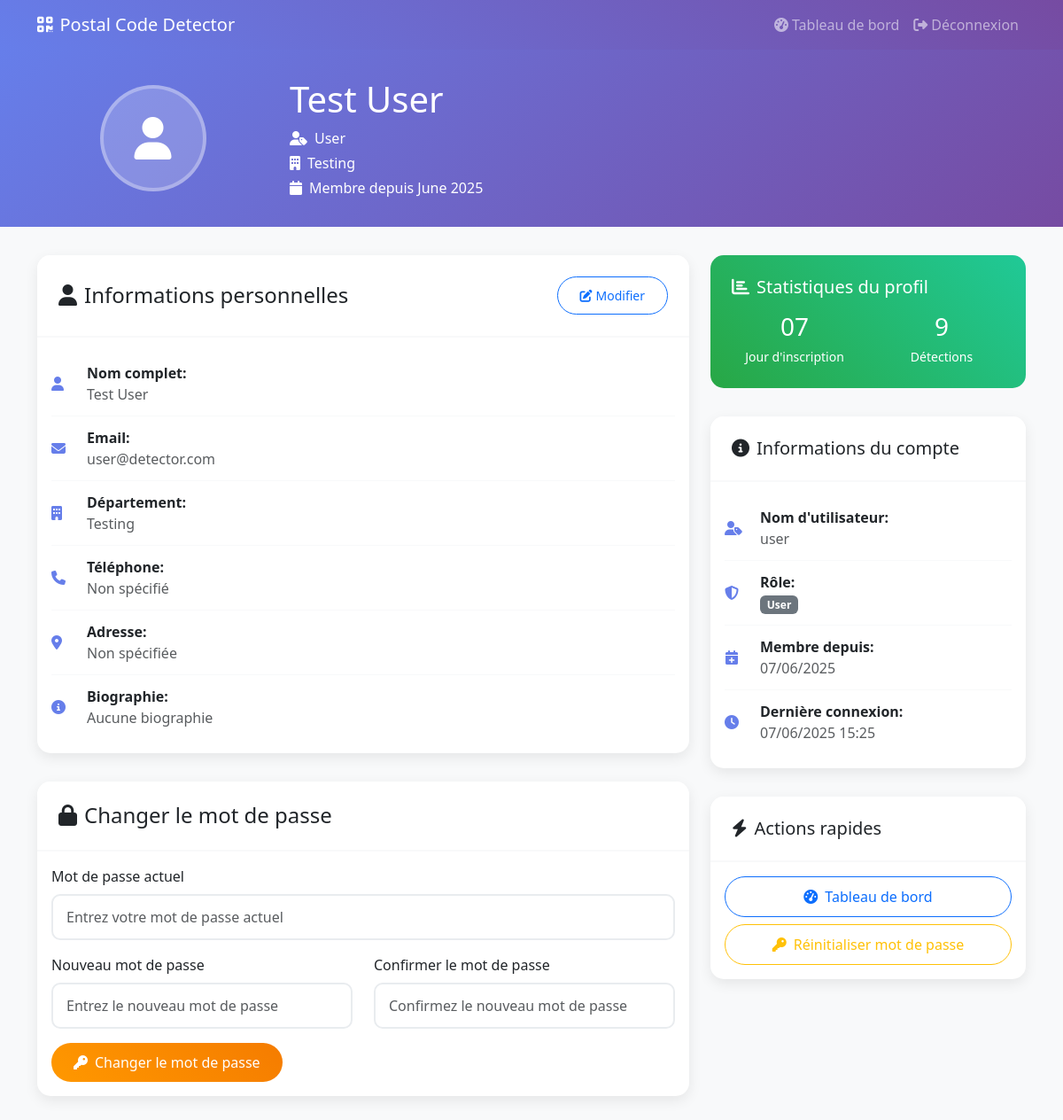
Screenshot of /profile (signed in) with the database file from the repository.
### models.py (models this page shows, shortened)
class User(db.Model):
    __tablename__ = 'users'
    id = db.Column(db.Integer, primary_key=True)
    username = db.Column(db.String(80), unique=True, nullable=False)
    password = db.Column(db.String(255), nullable=False)
    role = db.Column(db.String(20), nullable=False, default='user')
    is_approved = db.Column(db.Boolean, default=True)
    full_name = db.Column(db.String(100), nullable=True)
    email = db.Column(db.String(120), nullable=True)
    department = db.Column(db.String(50), nullable=True)
    phone = db.Column(db.String(20), nullable=True)
    address = db.Column(db.Text, nullable=True)
    bio = db.Column(db.Text, nullable=True)
    profile_updated_at = db.Column(db.DateTime, nullable=True)
    created_at = db.Column(db.DateTime, default=datetime.utcnow)
    last_login = db.Column(db.DateTime, nullable=True)
    password_reset_at = db.Column(db.DateTime, nullable=True)  # Track password reset history
    detections = db.relationship('Detection', backref='user', lazy=True)

### app_with_db.py (the view, shortened to what this page needs)
@app.route('/profile', methods=['GET', 'POST'])
@login_required
def profile():
    user = User.query.filter_by(username=session['username']).first()
    if not user:
        flash('User not found', 'error')
        return redirect(url_for('login'))
    action = request.form.get('action', 'view')
    try:
        profile_form = ProfileUpdateForm(user)
        password_form = PasswordChangeForm(user)
    except:
        profile_form = None
        password_form = None
    return render_template('profile.html',
                         user=user,
                         profile_form=profile_form,
                         password_form=password_form)

### app_with_db.py (called while the page is built)
def login_required(f):
    @wraps(f)
    def decorated_function(*args, **kwargs):
        if 'username' not in session:
            flash('Please log in to access this page', 'danger')
            return redirect(url_for('login'))
        return f(*args, **kwargs)
    return decorated_function

### templates/profile.html (shortened to what this page needs)
<!DOCTYPE html>
<html lang="fr">
<head>
    <link href="https://cdn.jsdelivr.net/npm/bootstrap@5.3.0-alpha1/dist/css/bootstrap.min.css" rel="stylesheet">
    <link rel="stylesheet" href="https://cdnjs.cloudflare.com/ajax/libs/font-awesome/6.4.0/css/all.min.css">
</head>
<body>
    <nav class="navbar navbar-expand-lg navbar-dark" style="background: linear-gradient(45deg, #667eea, #764ba2);">
        <div class="container">
            <a class="navbar-brand" href="{{ url_for('user_dashboard' if session.role == 'user' else 'admin_dashboard') }}">
                <i class="fas fa-qrcode me-2"></i>Postal Code Detector
            </a>
            <div class="navbar-nav ms-auto">
                <a class="nav-link" href="{{ url_for('user_dashboard' if session.role == 'user' else 'admin_dashboard') }}">
                    <i class="fas fa-tachometer-alt me-1"></i>Tableau de bord
                </a>
                <a class="nav-link" href="{{ url_for('logout') }}">
                    <i class="fas fa-sign-out-alt me-1"></i>Déconnexion
                </a>
            </div>
        </div>
    </nav>
            <div class="profile-header">
        <div class="container">
            <div class="row align-items-center">
                <div class="col-md-3 text-center">
                    <div class="profile-avatar mx-auto">
                    <i class="fas fa-user"></i>
                    </div>
                </div>
                <div class="col-md-9">
                    <h1 class="mb-2">{{ user.full_name or user.username }}</h1>
                    <p class="mb-1"><i class="fas fa-user-tag me-2"></i>{{ user.role.title() }}</p>
                    <p class="mb-1"><i class="fas fa-building me-2"></i>{{ user.department or 'Non spécifié' }}</p>
                    <p class="mb-0"><i class="fas fa-calendar me-2"></i>Membre depuis {{ user.created_at.strftime('%B %Y') if user.created_at else 'N/A' }}</p>
                </div>
            </div>
        </div>
    </div>
    <div class="container">
                <div class="row">
            <div class="col-lg-8">
                <div class="card fade-in">
                    <div class="card-header d-flex justify-content-between align-items-center">
                        <h4 class="mb-0"><i class="fas fa-user me-2"></i>Informations personnelles</h4>
                        <button class="btn btn-outline-primary btn-sm" id="toggleEditBtn" onclick="toggleEditMode()">
                            <i class="fas fa-edit me-1"></i>Modifier
                        </button>
                    </div>
                    <div class="card-body">
                        <div id="viewMode" class="view-mode">
                            <div class="profile-info-item">
                                <div class="profile-info-icon">
                                    <i class="fas fa-user"></i>
                                </div>
                                <div class="flex-grow-1">
                                    <strong>Nom complet:</strong><br>
                                    <span class="text-muted">{{ user.full_name or 'Non spécifié' }}</span>
                                </div>
                            </div>
                            <div class="profile-info-item">
                                <div class="profile-info-icon">
                                    <i class="fas fa-envelope"></i>
                                </div>
                                <div class="flex-grow-1">
                                    <strong>Email:</strong><br>
                                    <span class="text-muted">{{ user.email or 'Non spécifié' }}</span>
                                </div>
                            </div>
                            <div class="profile-info-item">
                                <div class="profile-info-icon">
                                    <i class="fas fa-building"></i>
                                </div>
                                <div class="flex-grow-1">
                                    <strong>Département:</strong><br>
                                    <span class="text-muted">{{ user.department or 'Non spécifié' }}</span>
                                </div>
                            </div>
                            <div class="profile-info-item">
                                <div class="profile-info-icon">
                                    <i class="fas fa-phone"></i>
                                </div>
                                <div class="flex-grow-1">
                                    <strong>Téléphone:</strong><br>
                                    <span class="text-muted">{{ user.phone or 'Non spécifié' }}</span>
                                </div>
                            </div>
                            <div class="profile-info-item">
                                <div class="profile-info-icon">
                                    <i class="fas fa-map-marker-alt"></i>
                                </div>
                                <div class="flex-grow-1">
                                    <strong>Adresse:</strong><br>
                                    <span class="text-muted">{{ user.address or 'Non spécifiée' }}</span>
                                </div>
                            </div>
                            <div class="profile-info-item">
                                <div class="profile-info-icon">
                                    <i class="fas fa-info-circle"></i>
                                </div>
                                <div class="flex-grow-1">
                                    <strong>Biographie:</strong><br>
                                    <span class="text-muted">{{ user.bio or 'Aucune biographie' }}</span>
                                </div>
                            </div>
                        </div>
                    </div>
                </div>
                <div class="card fade-in">
                    <div class="card-header">
                        <h4 class="mb-0"><i class="fas fa-lock me-2"></i>Changer le mot de passe</h4>
                    </div>
                    <div class="card-body">
                        <form method="POST" action="{{ url_for('profile') }}">
                            <div class="row">
                                <div class="col-md-12 mb-3">
                                    {{ password_form.current_password.label(class="form-label") }}
                                    {{ password_form.current_password(class="form-control") }}
                                </div>
                            </div>
                            <div class="row">
                                <div class="col-md-6 mb-3">
                                    {{ password_form.new_password.label(class="form-label") }}
                                    {{ password_form.new_password(class="form-control") }}
                                </div>
                                <div class="col-md-6 mb-3">
                                    {{ password_form.confirm_password.label(class="form-label") }}
                                    {{ password_form.confirm_password(class="form-control") }}
                            </div>
                        </div>
                            <button type="submit" class="btn btn-warning">
                                <i class="fas fa-key me-2"></i>Changer le mot de passe
                            </button>
                        </form>
                    </div>
                </div>
            </div>
            <div class="col-lg-4">
                <div class="profile-stats fade-in">
                    <h5 class="mb-3"><i class="fas fa-chart-bar me-2"></i>Statistiques du profil</h5>
                    <div class="row text-center">
                        <div class="col-6">
                            <h3 class="mb-1">{{ user.created_at.strftime('%d') if user.created_at else '0' }}</h3>
                            <small>Jour d'inscription</small>
                        </div>
                        <div class="col-6">
                            <h3 class="mb-1">{{ user.detections|length if user.detections else '0' }}</h3>
                            <small>Détections</small>
                        </div>
            </div>
        </div>
                <div class="card fade-in">
            <div class="card-header">
                        <h5 class="mb-0"><i class="fas fa-info-circle me-2"></i>Informations du compte</h5>
                    </div>
                    <div class="card-body">
                        <div class="profile-info-item">
                            <div class="profile-info-icon">
                                <i class="fas fa-user-tag"></i>
                            </div>
                            <div class="flex-grow-1">
                                <strong>Nom d'utilisateur:</strong><br>
                                <span class="text-muted">{{ user.username }}</span>
                            </div>
                        </div>
                        <div class="profile-info-item">
                            <div class="profile-info-icon">
                                <i class="fas fa-shield-alt"></i>
                            </div>
                            <div class="flex-grow-1">
                                <strong>Rôle:</strong><br>
                                <span class="badge bg-{{ 'primary' if user.role == 'admin' else 'secondary' }}">
                                    {{ user.role.title() }}
                                </span>
                            </div>
                        </div>
                        <div class="profile-info-item">
                            <div class="profile-info-icon">
                                <i class="fas fa-calendar-plus"></i>
                            </div>
                            <div class="flex-grow-1">
                                <strong>Membre depuis:</strong><br>
                                <span class="text-muted">{{ user.created_at.strftime('%d/%m/%Y') if user.created_at else 'N/A' }}</span>
                            </div>
                        </div>
                        {% if user.last_login %}
                        <div class="profile-info-item">
                            <div class="profile-info-icon">
                                <i class="fas fa-clock"></i>
                            </div>
                            <div class="flex-grow-1">
                                <strong>Dernière connexion:</strong><br>
                                <span class="text-muted">{{ user.last_login.strftime('%d/%m/%Y %H:%M') }}</span>
                            </div>
                        </div>
                        {% endif %}
                    </div>
                </div>
                <div class="card fade-in">
                    <div class="card-header">
                        <h5 class="mb-0"><i class="fas fa-bolt me-2"></i>Actions rapides</h5>
                    </div>
                    <div class="card-body">
                        <div class="d-grid gap-2">
                            <a href="{{ url_for('user_dashboard' if session.role == 'user' else 'admin_dashboard') }}" class="btn btn-outline-primary">
                                <i class="fas fa-tachometer-alt me-2"></i>Tableau de bord
                            </a>
                            <a href="{{ url_for('forgot_password') }}" class="btn btn-outline-warning">
                                <i class="fas fa-key me-2"></i>Réinitialiser mot de passe
                            </a>
                        </div>
                    </div>
                </div>
            </div>
        </div>
    </div>
</body>
</html>

### templates/profile.html (style rules this page uses)
body { background-color: #f8f9fa; font-family: 'Segoe UI', Tahoma, Geneva, Verdana, sans-serif; }
.profile-header { background: linear-gradient(135deg, #667eea 0%, #764ba2 100%); color: white; padding: 2rem 0; margin-bottom: 2rem; }
.profile-avatar { width: 120px; height: 120px; border-radius: 50%; background: rgba(255, 255, 255, 0.2); display: flex; align-items: center; justify-content: center; font-size: 3rem; border: 4px solid rgba(255, 255, 255, 0.3); }
.card { border: none; border-radius: 15px; box-shadow: 0 5px 15px rgba(0, 0, 0, 0.08); margin-bottom: 2rem; }
.card-header { background: #fff; border-bottom: 2px solid #f8f9fa; border-radius: 15px 15px 0 0 !important; padding: 1.5rem; }
.form-control { border-radius: 10px; border: 2px solid #e9ecef; padding: 12px 15px; transition: all 0.3s; }
.btn { border-radius: 25px; padding: 10px 25px; font-weight: 500; transition: all 0.3s; }
.btn-warning { background: linear-gradient(45deg, #ff9800, #f57c00); border: none; color: white; }
.profile-info-item { display: flex; align-items: center; padding: 0.75rem 0; border-bottom: 1px solid #f8f9fa; }
.profile-info-item:last-child { border-bottom: none; }
.profile-info-icon { width: 40px; color: #667eea; }
.profile-stats { background: linear-gradient(45deg, #28a745, #20c997); color: white; border-radius: 15px; padding: 1.5rem; margin-bottom: 2rem; }
.view-mode { display: block; }
.fade-in { animation: fadeIn 0.5s ease-in; }

### rows the page displays
User: full_name "Test User", role "User", department "Testing", created_at "June 2025", email "user@detector.com", phone "Non spécifié", address "Non spécifiée", bio "Aucune biographie", created_at "07", username "user", created_at "07/06/2025", last_login "07/06/2025 15:25"

### other values shown
{{ password_form.current_password.label(class="form-label") }} "Mot de passe actuel"
{{ password_form.new_password.label(class="form-label") }} "Nouveau mot de passe"
{{ password_form.confirm_password.label(class="form-label") }} "Confirmer le mot de passe"
{{ user.detections|length if user.detections else '0' }} "9"
